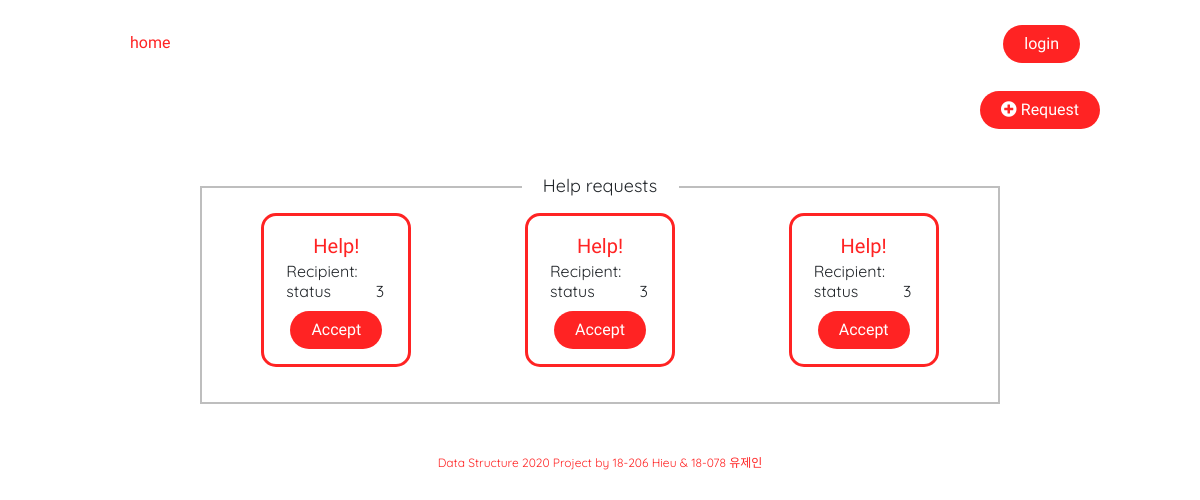
Page /queue/ on the earlier database version.
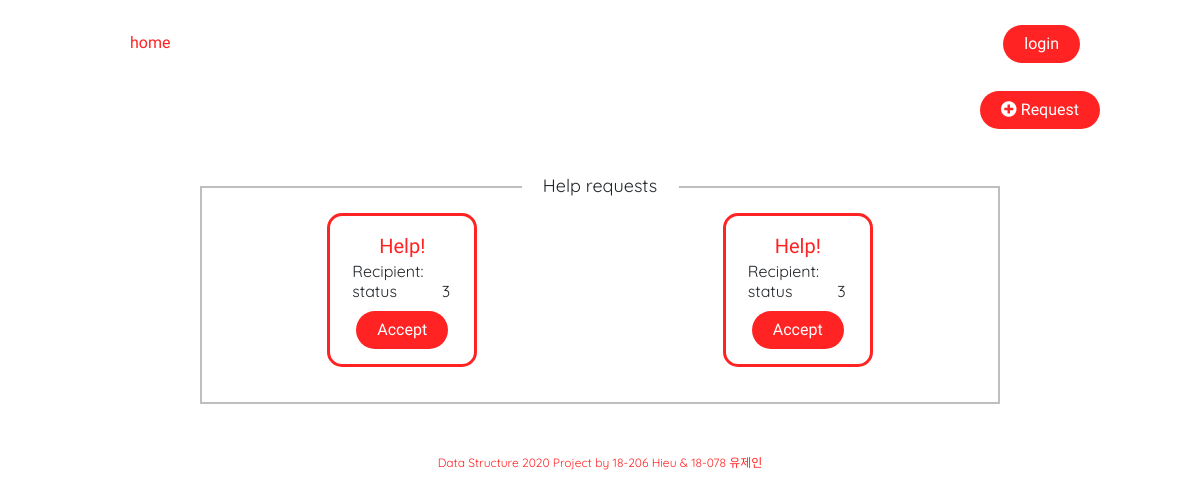
Same page on the later database version.
### items/models.py (models this page shows, shortened)
class transaction(models.Model):
    class Status(models.IntegerChoices):
        PROCESSING  = 0
        SUCCESS     = 1
        FAILED      = 2
        IN_QUEUE    = 3
    class Method(models.IntegerChoices):
        REQUEST     = 0
        OFFER       = 1
    status              = models.IntegerField(default=3,choices=Status.choices,null=False)
    date_create         = models.DateTimeField(verbose_name='date created', auto_now_add=True)
    date_update         = models.DateTimeField(verbose_name='date update', auto_now=True)
    tags                = TaggableManager()
    author              = models.CharField(max_length=100, null=False)
    accepter            = models.CharField(default='None', max_length=100, null=False)
    title               = models.CharField(max_length=60, null=False)
    content             = models.CharField(max_length=100, null=False)
    details             = models.TextField(blank=True, null=True)
    method              = models.IntegerField(default=0,choices=Method.choices,null=False)

### pages/views.py (the view, shortened to what this page needs)
# urls.py: path('queue/', queue_view, name='queue'),
def queue_view(request,proid=None):
    transactions = transaction.objects.filter(status=3)
    context = {
        'trans' : transactions,
    }
    if request.POST.get('title'):
        form = foodQueueForm(request.POST)
        if form.is_valid():
            form.save()
            messages.success(request, "added")
            return redirect('queue')
        else:
            context['queue_form'] = form
    else:
        form = foodQueueForm()
        context['queue_form'] = form
    return render(request, 'pages/queue.html', context)

### templates/pages/queue.html (shortened to what this page needs)
{% extends 'base.html' %}
{% block content %}
<div class='queue-page'>
    <div class='add-q'>
    <button class='button-add-q'><i class="fas fa-plus-circle"></i> Request</button>
    </div>
    {% if trans|length > 0 %}
    <p id="history-header">Help requests</p>
    <div id="q-container">
        {% for tran in trans %}
        {% include 'items/q-preview.html' %}
        {% endfor %}
    </div>
    {% else %}
    <h1 id='content-text'> Queue is empty </h1><br>
    <img src='/static/all_happy.png' alt='all happy' class='all-happy-img'>
    {%endif%}
</div>
{% endblock %}

### templates/base.html (shortened to what this page needs)
<head>
    {% load static %}
    <link rel="stylesheet" href="https://stackpath.bootstrapcdn.com/bootstrap/4.1.3/css/bootstrap.min.css">
	<link rel="stylesheet" href="https://use.fontawesome.com/releases/v5.6.1/css/all.css">
</head>
<body>
<header>
{% include 'navbar.html' %}
</header>
{% block content %}
{% endblock %}
</body>
<footer>
    <p id='footer-text'>Data Structure 2020 Project by 18-206 Hieu & 18-078 유제인</p>
</footer>

### templates/navbar.html (shortened to what this page needs)
<nav>
    <ul class="nav__links">
        <li><a href="{% url 'home' %}">home</a></li>
    </ul>
</nav>
{% if user.is_authenticated %}
<a class="cta" href="{% url 'logout' %}"><button>logout</button></a>
{% else %}
<a class="cta" href="{% url 'login' %}"><button>login</button></a>
{% endif %}

### templates/items/q-preview.html (shortened to what this page needs)
<div class='q-preview'>
    <a href="{% url 'item' tran.food_id %}">{{tran.title}}</a>
    <table>
        <tr>
            <td>Recipient:</td>
            <td>{{tran.recipient}}</td>
        </tr>
        <tr>
            <td>status</td>
            <td>{{tran.status}}</td>
        </tr>
    </table>
    <div class='q-pr-button'>
        <form action="{% url 'queue_ac' tran.pk %}" method=POST>
            <button class='q-button' type="submit">Accept</button>
        </form>
    </div>
</div>

### templates/base.html (style rules this page uses)
* { box-sizing: border-box; margin: 0; padding: 0; background-color: rgb(255, 255, 255); }
li, a { font-family: 'Amatic SC', cursive; font-weight: 500; font-size: 16px; color: #ff2323; text-decoration: none; }
header { display: flex; justify-content: space-between; align-items: center; padding: 0px 10% 20px 10%; }
.nav__links { list-style: none; margin-top: 15px; }
.nav__links li { display: inline; padding: 0px 10px; }
.nav__links li a { transition: all 0.3s ease 0s; }
nav { margin: 0; }
button { font-family: 'Amatic SC', cursive; font-weight: 500; font-size: 16px; color: #ffffff; padding: 7px 21px; background-color: #ff2323; border:none; border-radius: 50px; cursor: pointer; transition: all 0.3s ease 0s; }
#footer-text { background-color: rgb(255, 255, 255); color: #ff2323; font-family: 'Quicksand', sans-serif; font-size: max(1vw,10px); text-align: center; position:relative; top: 20px; }
#history-header { position: relative; top: 38px; left: auto; right: auto; margin-left: auto; margin-right: auto; padding: 5px; width: 157px; font-family: 'Quicksand', sans-serif; font-size: 18px; text-align: center; }
.fa-plus-circle { color:white; background-color: transparent; }
.add-q { display: flex; justify-content: flex-end }
.queue-page { max-width: 1000px; margin: 0 auto 0 auto; display: flex-block; }

### templates/items/q-preview.html (style rules this page uses)
.q-preview { border-color: #ff2323; border-style: solid; border-radius: 15px; margin: 20px auto 30px auto; padding: 15px 0px; min-width: 150px; text-align: center ; }
.q-preview a { font-family: 'Amatic SC', cursive; font-size: 20px; text-align: center; margin-bottom: 20px; padding-bottom: 20px; }
.q-preview table { margin-left: auto; margin-right: auto; }
.q-button { font-family: 'Amatic SC', cursive; font-weight: 500; font-size: 16px; color: #ffffff; padding: 7px 21px; margin-top: 10px; background-color: #ff2323; border:none; border-radius: 50px; cursor: pointer; transition: all 0.3s ease 0s; }

### templates/pages/queue.html (style rules this page uses)
#q-container { border-color: #bebebe; border-style: solid; border-width: 2px; max-width: 800px; min-width: 200px; margin: 20px auto 30px auto; padding: 5px; display: grid; grid-gap: 5px; grid-template-columns: repeat(auto-fit, minmax(190px, 1fr)); }
#q-container table { border-collapse: separate; border-spacing: 0px 0; font-family: 'Quicksand', sans-serif; min-width: 100px; }

Differences in the rows shown:
no longer on this page (row edited): transaction: title "Help!", status "3"
